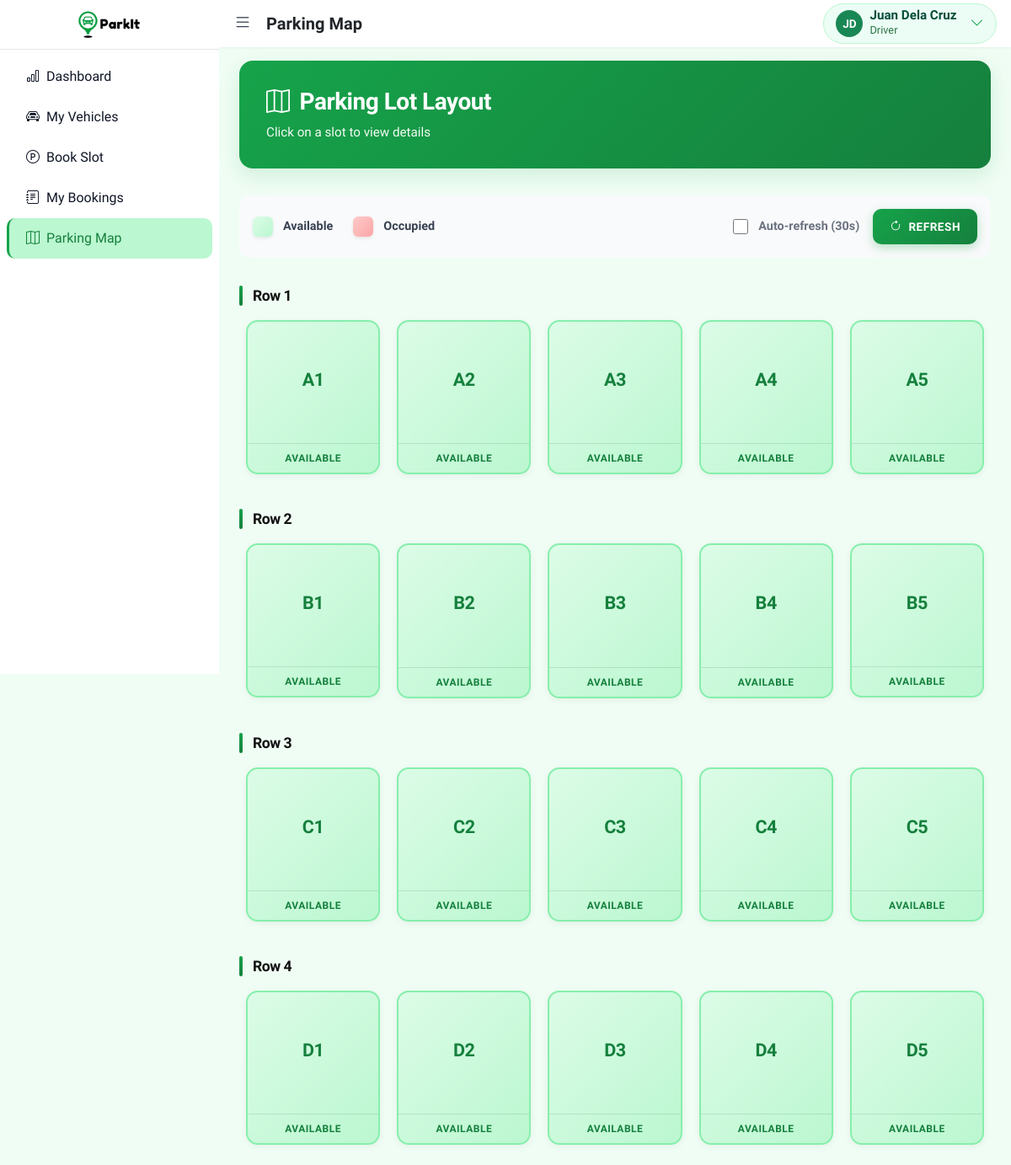
The page /parking-map.php (signed in) on the database its author committed.
### tables this page shows
CREATE TABLE IF NOT EXISTS parking_slots (
    id INT PRIMARY KEY AUTO_INCREMENT,
    slot_number VARCHAR(10) NOT NULL UNIQUE,
    slot_row INT NOT NULL,
    slot_column INT NOT NULL,
    status ENUM('available', 'occupied') NOT NULL DEFAULT 'available',
    created_at TIMESTAMP DEFAULT CURRENT_TIMESTAMP,
    updated_at TIMESTAMP DEFAULT CURRENT_TIMESTAMP ON UPDATE CURRENT_TIMESTAMP
);

### parking-map.php (the view, shortened to what this page needs)
<?php
$pdo = getDB();
$slots = $pdo->query('SELECT ps.id, ps.slot_number, ps.slot_row, ps.slot_column, ps.status,
    (SELECT CONCAT(v.plate_number, " - ", u.full_name) FROM bookings b JOIN vehicles v ON b.vehicle_id = v.id JOIN users u ON b.user_id = u.id WHERE b.parking_slot_id = ps.id AND b.status = "parked" LIMIT 1) AS vehicle_info,
    (SELECT b.entry_time FROM bookings b WHERE b.parking_slot_id = ps.id AND b.status = "parked" LIMIT 1) AS entry_time
    FROM parking_slots ps ORDER BY ps.slot_row, ps.slot_column')->fetchAll();
$by_row = [];
foreach ($slots as $s) {
    $by_row[$s['slot_row']][] = $s;
}
require __DIR__ . '/includes/header.php';
?>
<div class="parking-map-page">
    <div class="parking-map-header">
        <h3><i class="bi bi-map"></i>Parking Lot Layout</h3>
        <p>Click on a slot to view details</p>
    </div>
    <div class="parking-controls">
        <div class="parking-legend">
            <div class="legend-item">
                <div class="legend-box legend-available"></div>
                <span>Available</span>
            </div>
            <div class="legend-item">
                <div class="legend-box legend-occupied"></div>
                <span>Occupied</span>
            </div>
        </div>
        <div class="parking-controls-right">
            <label>
                <input type="checkbox" id="autoRefresh" class="me-1"> Auto-refresh (30s)
            </label>
            <a href="<?= BASE_URL ?>/parking-map.php" class="btn btn-sm btn-outline-primary" style="background: linear-gradient(135deg, #16a34a 0%, #15803d 100%); color: #fff; border: none;">
                <i class="bi bi-arrow-clockwise"></i> Refresh
            </a>
        </div>
    </div>
    <div class="parking-grid">
        <?php foreach ($by_row as $row_num => $row_slots): ?>
            <div>
                <div class="parking-grid-row-label">Row <?= htmlspecialchars($row_num) ?></div>
                <div class="parking-grid-row" data-row="<?= $row_num ?>">
                    <?php foreach ($row_slots as $slot): ?>
                        <div class="slot-box <?= $slot['status'] === 'available' ? 'slot-available' : ($slot['status'] === 'maintenance' ? 'slot-maintenance' : 'slot-occupied') ?>" data-slot="<?= htmlspecialchars($slot['slot_number']) ?>">
                            <div class="slot-content">
                                <div class="slot-number"><?= htmlspecialchars($slot['slot_number']) ?></div>
                            </div>
                            <div class="slot-status"><?= ucfirst($slot['status']) ?></div>
                        </div>
                    <?php endforeach; ?>
                </div>
            </div>
        <?php endforeach; ?>
    </div>
</div>
<?php require __DIR__ . '/includes/footer.php'; ?>

### includes/header.php (style rules this page uses)
:root { --sidebar-width: 260px; --sidebar-width-collapsed: 72px; --header-height: 56px; --primary: #16a34a; --primary-light: #22c55e; --primary-dark: #15803d; }
body { min-height: 100vh; background: #f0fdf4; transition: margin-left .25s ease; overflow-y: auto; font-family: 'Google Sans Flex', system-ui, -apple-system, BlinkMacSystemFont, 'Segoe UI', sans-serif; }
.slot-available { background: #dcfce7; color: #166534; }

### parking-map.php (style rules this page uses)
.parking-map-page { max-width: 100%; margin: 0; font-family: 'Google Sans Flex', sans-serif; }
.parking-map-header { margin-bottom: 2rem; margin-top: 3rem; padding: 2rem; background: linear-gradient(135deg, #16a34a 0%, #15803d 100%); border-radius: 16px; color: #fff; box-shadow: 0 8px 24px rgba(22, 163, 74, 0.15); }
.parking-map-header h3 { font-size: 1.75rem; font-weight: 700; color: #fff; margin: 0 0 0.5rem 0; letter-spacing: -0.5px; display: flex; align-items: center; gap: 0.75rem; font-family: 'Google Sans Flex', sans-serif; }
.parking-map-header p { color: rgba(255, 255, 255, 0.95); font-size: 0.95rem; margin: 0; }
.parking-controls { display: flex; justify-content: space-between; align-items: center; gap: 1.5rem; margin-bottom: 2rem; flex-wrap: wrap; padding: 1rem; background: #f9fafb; border-radius: 12px; }
.parking-legend { display: flex; gap: 1.5rem; flex-wrap: wrap; align-items: center; }
.legend-item { display: flex; align-items: center; gap: 0.75rem; font-weight: 600; font-size: 0.9rem; color: #374151; }
.legend-box { width: 24px; height: 24px; border-radius: 6px; box-shadow: 0 2px 4px rgba(0, 0, 0, 0.08); }
.legend-available { background: linear-gradient(135deg, #dcfce7 0%, #bbf7d0 100%); }
.legend-occupied { background: linear-gradient(135deg, #fecaca 0%, #fca5a5 100%); }
.parking-controls-right { display: flex; gap: 1rem; align-items: center; flex-wrap: wrap; }
.parking-controls-right label { display: flex; align-items: center; gap: 0.5rem; margin: 0; font-weight: 600; color: #6b7280; font-size: 0.9rem; cursor: pointer; }
.parking-controls-right input[type="checkbox"] { cursor: pointer; width: 18px; height: 18px; }
.parking-controls-right .btn { padding: 0.65rem 1.25rem; border-radius: 10px; font-weight: 700; font-size: 0.85rem; text-transform: uppercase; letter-spacing: 0.5px; display: inline-flex; align-items: center; gap: 0.5rem; background: linear-gradient(135deg, #16a34a 0%, #15803d 100%); color: #fff; border: none; text-decoration: none; transition: all 0.2s cubic-bezier(0.4, 0, 0.2, 1); box-shadow: 0 4px 12px rgba(22, 163, 74, 0.3); }
.parking-grid { display: flex; flex-direction: column; gap: 2.5rem; }
.parking-grid-row-label { font-size: 1.1rem; font-weight: 800; color: #111; margin-bottom: 1rem; letter-spacing: -0.5px; display: flex; align-items: center; gap: 0.75rem; }
.parking-grid-row-label::before { content: ''; width: 4px; height: 24px; background: linear-gradient(180deg, #16a34a 0%, #15803d 100%); border-radius: 2px; }
.parking-grid-row { display: grid; grid-template-columns: repeat(auto-fit, minmax(140px, 1fr)); gap: 1.25rem; padding: 0 0.5rem; }
.slot-box { aspect-ratio: 1 / 1.15; border-radius: 14px; padding: 0; display: flex; flex-direction: column; align-items: center; justify-content: flex-start; font-size: 0.95rem; font-weight: 800; cursor: pointer; transition: all 0.3s cubic-bezier(0.4, 0, 0.2, 1); box-shadow: 0 2px 8px rgba(0, 0, 0, 0.06); border: 2px solid transparent; overflow: hidden; position: relative; }
.slot-box::before { content: ''; position: absolute; top: 0; left: 0; right: 0; bottom: 0; opacity: 0; transition: opacity 0.2s; background: rgba(255, 255, 255, 0.1); }
.slot-content { flex: 1; display: flex; flex-direction: column; align-items: center; justify-content: center; width: 100%; padding: 1rem; position: relative; z-index: 1; }
.slot-number { font-size: 1.35rem; font-weight: 900; letter-spacing: -0.5px; margin-bottom: 0.35rem; }
.slot-status { padding: 0.5rem 0; width: 100%; text-align: center; font-size: 0.75rem; font-weight: 800; text-transform: uppercase; letter-spacing: 0.5px; border-top: 1px solid rgba(0, 0, 0, 0.1); }
.slot-box.slot-available { background: linear-gradient(135deg, #dcfce7 0%, #bbf7d0 100%); color: #15803d; border-color: #86efac; }

### rows shown on the page
parking_slots: slot_number "A1", status "AVAILABLE"
parking_slots: slot_number "A2", status "AVAILABLE"
parking_slots: slot_number "A3", status "AVAILABLE"
parking_slots: slot_number "A4", status "AVAILABLE"
parking_slots: slot_number "A5", status "AVAILABLE"
parking_slots: slot_number "B1", status "AVAILABLE"
parking_slots: slot_number "B2", status "AVAILABLE"
parking_slots: slot_number "B3", status "AVAILABLE"
parking_slots: slot_number "B4", status "AVAILABLE"
parking_slots: slot_number "B5", status "AVAILABLE"
parking_slots: slot_number "C1", status "AVAILABLE"
parking_slots: slot_number "C2", status "AVAILABLE"
parking_slots: slot_number "C3", status "AVAILABLE"
parking_slots: slot_number "C4", status "AVAILABLE"
parking_slots: slot_number "C5", status "AVAILABLE"
parking_slots: slot_number "D1", status "AVAILABLE"
parking_slots: slot_number "D2", status "AVAILABLE"
parking_slots: slot_number "D3", status "AVAILABLE"
parking_slots: slot_number "D4", status "AVAILABLE"
parking_slots: slot_number "D5", status "AVAILABLE"

### other values the page prints
$page_title "Parking Map"
substr($initials,0,2) "JD"
$profileName "Juan Dela Cruz"
$profileRoleLabel "Driver"
$row_num "1"
$row_num "2"
$row_num "3"
$row_num "4"
